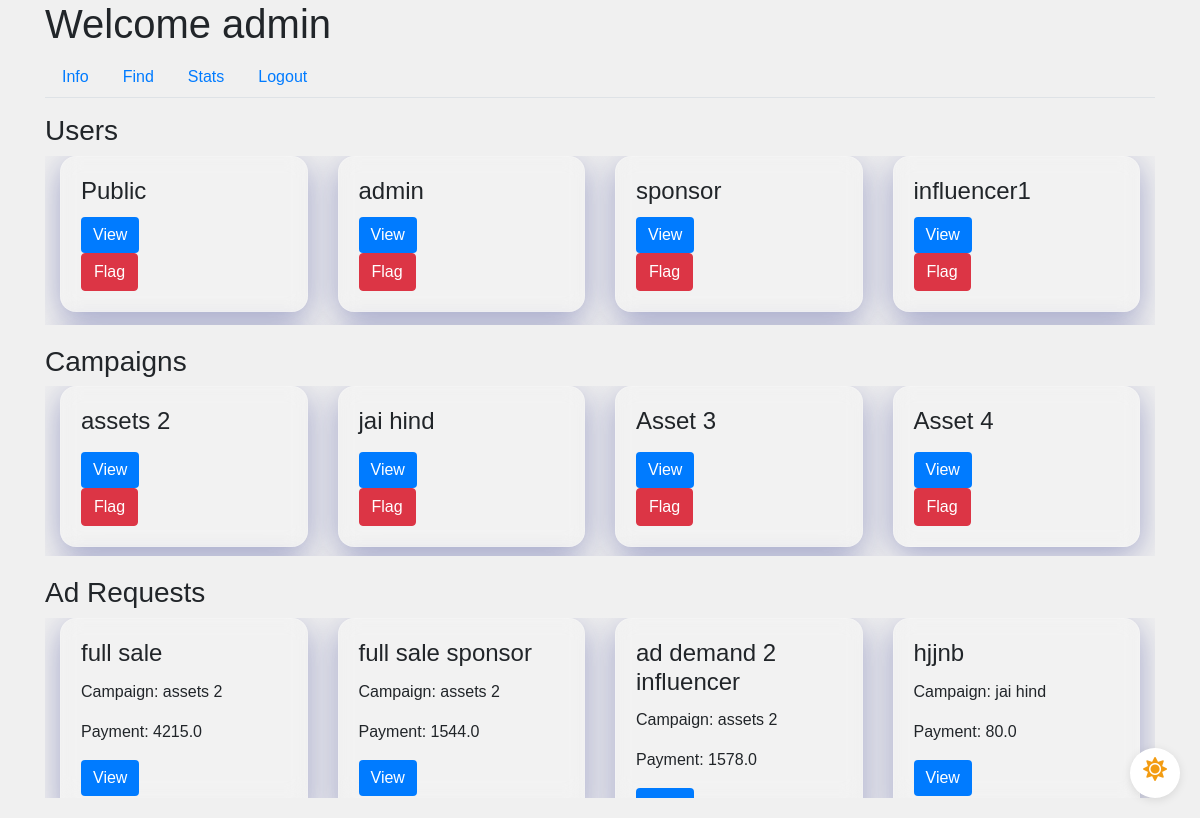
The page /admin/info (signed in) on the database its author committed.
### app/models.py (models this page shows, shortened)
class User(UserMixin, db.Model):
    id = db.Column(db.Integer, primary_key=True)
    username = db.Column(db.String(64), unique=True, nullable=False)
    email = db.Column(db.String(120), unique=True, nullable=False)
    password_hash = db.Column(db.String(128), nullable=False)
    role = db.Column(db.String(20), nullable=False)
    industry = db.Column(db.String(120))  # For Sponsors
    platforms = db.Column(db.Text)  # For Influencers
    category = db.Column(db.String(120))  # For Influencers
    niche = db.Column(db.String(120))  # For Influencers
    profile_pic = db.Column(db.String(20), nullable=False, default='download.png')
    flag = db.Column(db.Boolean, default=False, nullable=False)  # Add flag column

class Campaign(db.Model):
    id = db.Column(db.Integer, primary_key=True)
    name = db.Column(db.String(100), nullable=False)
    description = db.Column(db.Text, nullable=False)
    budget = db.Column(db.Float, nullable=False)
    visibility = db.Column(db.String(10), nullable=False)  # 'public', 'private'
    start_date = db.Column(db.Date, nullable=False)
    end_date = db.Column(db.Date, nullable=False)
    user_id = db.Column(db.Integer, db.ForeignKey('user.id'), nullable=False)
    ad_requests = db.relationship('AdRequest', backref='campaign', lazy=True)
    flag = db.Column(db.Boolean, default=False, nullable=False)  # Add flag column

class AdRequest(db.Model):
    id = db.Column(db.Integer, primary_key=True)
    campaign_id = db.Column(db.Integer, db.ForeignKey('campaign.id'), nullable=False)
    influencer_id = db.Column(db.Integer, db.ForeignKey('user.id'), nullable=False)
    requirements = db.Column(db.Text, nullable=False)
    payment_amount = db.Column(db.Float, nullable=False)
    status_influencer = db.Column(db.String(10), nullable=False)
    status_sponsor = db.Column(db.String(10), nullable=False)

### app/routes.py (the view)
@main.route('/admin/info')
@login_required
def admin_info():
    if current_user.role == 'admin':
        users = User.query.all()
        campaigns = Campaign.query.all()
        ad_requests = AdRequest.query.all()
        return render_template('admin_info.html', users=users, campaigns=campaigns, ad_requests=ad_requests)
    return redirect(url_for('main.dashboard'))

### app/models.py (called while the page is built)
@login_manager.user_loader
def load_user(user_id):
    return User.query.get(int(user_id))

### app/templates/admin_info.html (shortened to what this page needs)
{% extends "admin_dashboard.html" %}
{% block tab_content %}
<h3>Users</h3>
<div class="scrollable-container scrollable-container-custom-height-adm-1">
    <div class="row-container">
        {% for user in users %}
        <div class="col-md-3">
            <div class="request-box card animated glassmorphism">
                <div class="card-body">
                    <h4 class="card-title">{{ user.username }}</h4>
                    {% if user.role == 'influencer' %}
                        <button class="btn btn-primary" data-toggle="modal" data-target="#influencerModal" data-id="{{ user.id }}">View</button>
                    {% elif user.role == 'admin' %}
                        <button class="btn btn-primary" data-toggle="modal" data-target="#adminModal" data-id="{{ user.id }}">View</button>
                    {% elif user.role == 'sponsor' %}
                        <button class="btn btn-primary" data-toggle="modal" data-target="#sponsorModal" data-id="{{ user.id }}">View</button>
                    {% else %}
                        <p>Sorry, user type mismatch</p>
                    {% endif %}
                    {% if user.flag == 0 %}
                        <form method="POST" action="{{ url_for('main.flag_user', id=user.id) }}">
                            <button type="submit" class="btn btn-danger">Flag</button>
                        </form>
                    {% endif %}
                </div>
            </div>
        </div>
        {% endfor %}
    </div>
</div>
<div class="admin-profile-padding"></div>
<h3>Campaigns</h3>
<div class="scrollable-container scrollable-container-custom-height-adm-2">
    <div class="row-container">
        {% for campaign in campaigns %}
        <div class="col-md-3">
            <div class="request-box card glassmorphism animated">
                <div class="card-body">
                    <h4 class="card-title">{{ campaign.name }}</h4>
                    <button class="btn btn-primary" data-toggle="modal" data-target="#campaignModal" data-id="{{ campaign.id }}">View</button>
                    {% if campaign.flag == 0 %}
                        <form method="POST" action="{{ url_for('main.flag_campaign', id=campaign.id) }}">
                            <button type="submit" class="btn btn-danger">Flag</button>
                        </form>
                    {% endif %}
                </div>
            </div>
        </div>
        {% endfor %}
    </div>
</div>
<div class="admin-profile-padding"></div>
<h3>Ad Requests</h3>
<div class="scrollable-container scrollable-container-custom-height-adm-3">
    <div class="row-container">
        {% for request in ad_requests %}
        <div class="col-md-3">
            <div class="request-box card glassmorphism animated">
                <div class="card-body">
                    <h4 class="card-title">{{ request.requirements }}</h4>
                    <p class="card-text">Campaign: {{ request.campaign.name }}</p>
                    <p class="card-text">Payment: {{ request.payment_amount }}</p>
                    <button class="btn btn-primary" data-toggle="modal" data-target="#adRequestModal" data-id="{{ request.id }}">View</button>
                </div>
            </div>
        </div>
        {% endfor %}
    </div>
</div>
<div class="admin-profile-padding"></div>
{% endblock %}

### app/templates/admin_dashboard.html (shortened to what this page needs)
{% extends "base.html" %}
{% block content %}
<div class="dark-mode-toggle">
    <label for="darkSwitch" class="toggle-label">
        <i class="fas fa-sun light-mode-icon"></i>
    </label>
</div>
<h1>Welcome {{ current_user.username }}</h1>
<ul class="nav nav-tabs">
    <li class="nav-item">
        <a class="nav-link" href="{{ url_for('main.admin_info') }}">Info</a>
    </li>
    <li class="nav-item">
        <a class="nav-link" href="{{ url_for('main.admin_find') }}">Find</a>
    </li>
    <li class="nav-item">
        <a class="nav-link" href="{{ url_for('main.admin_stats') }}">Stats</a>
    </li>
    <li class="nav-item">
        <a class="nav-link" href="{{ url_for('main.logout') }}">Logout</a>
    </li>
</ul>
<div class="tab-content mt-3">
    {% block tab_content %}{% endblock %}
</div>
{% endblock %}

### app/static/css/styles.css (style rules this page uses)
.scrollable-container { display: flex; flex-direction: column; overflow-y: auto; height: 255px; scroll-snap-type: y mandatory; }
.scrollable-container-custom-height-adm-1 { height: 169px; }
.scrollable-container-custom-height-adm-2 { height: 170px; }
.scrollable-container-custom-height-adm-3 { height: 180px; }
.admin-profile-padding { padding: 10px; }
.row-container { display: flex; flex-wrap: wrap; margin-top: 10px; }
.row-container > .col-md-3 { flex: 0 0 25%; box-sizing: border-box; scroll-snap-align: start; margin-bottom: 15px; }
body { font-family: 'Arial', sans-serif; background-color: #f0f0f0; margin: 0; padding: 0; transition: background-color 0.3s; }
.glassmorphism { background: rgba(255, 255, 255, 0.15); border-radius: 16px; backdrop-filter: blur(10px); -webkit-backdrop-filter: blur(10px); box-shadow: 0 8px 32px rgba(31, 38, 135, 0.37); border: 1px solid rgba(255, 255, 255, 0.18); transition: all 0.3s ease-in-out; }
.btn-primary { background-color: #007bff; border: none; }
.animated { animation: float 3s ease-in-out infinite; }
.dark-mode-toggle { position: fixed; bottom: 20px; right: 20px; width: 50px; height: 50px; border-radius: 50%; background-color: #fff; box-shadow: 0 2px 10px rgba(0, 0, 0, 0.1); display: flex; align-items: center; justify-content: center; cursor: pointer; z-index: 1000; }
.toggle-label { display: flex; align-items: center; justify-content: center; width: 100%; height: 100%; cursor: pointer; position: relative; }
.light-mode-icon, .dark-mode-icon { position: absolute; font-size: 24px; }
.light-mode-icon { color: #f39c12; opacity: 1; transition: opacity 0.3s; }

### rows shown on the page
User: username "admin"
User: username "Public"
User: username "sponsor"
User: username "influencer1"
Campaign: name "assets 2"
Campaign: name "jai hind"
Campaign: name "Asset 3"
Campaign: name "Asset 4"
AdRequest: requirements "full sale", campaign.name "assets 2", payment_amount "4215.0"
AdRequest: requirements "full sale sponsor", campaign.name "assets 2", payment_amount "1544.0"
AdRequest: requirements "ad demand 2 influencer", campaign.name "assets 2", payment_amount "1578.0"
AdRequest: requirements "hjjnb", campaign.name "jai hind", payment_amount "80.0"
